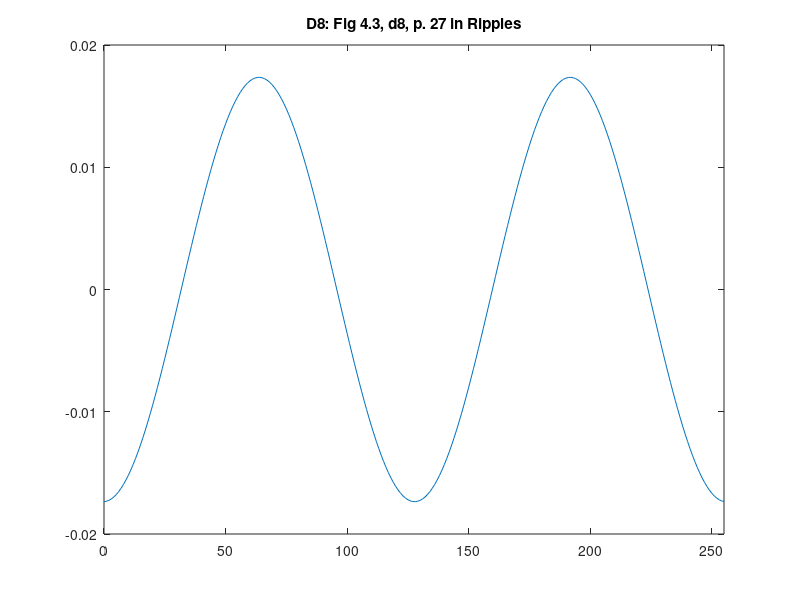
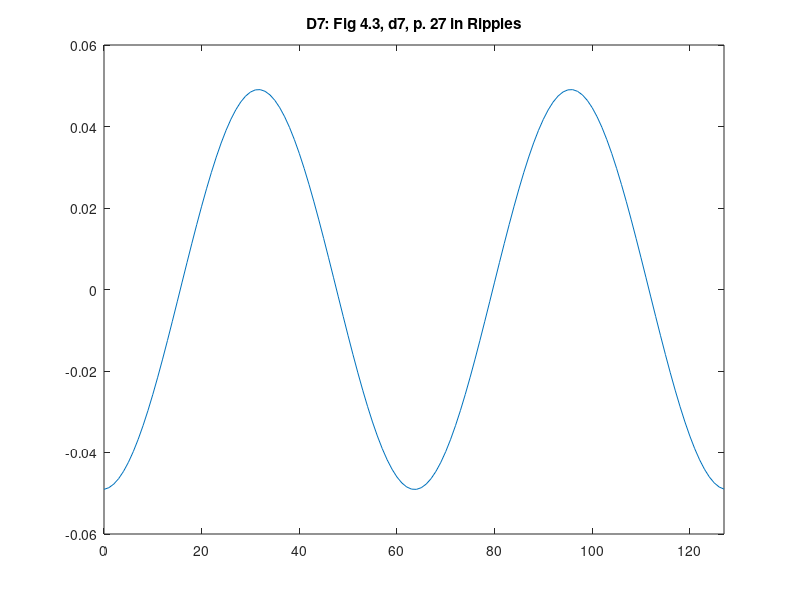
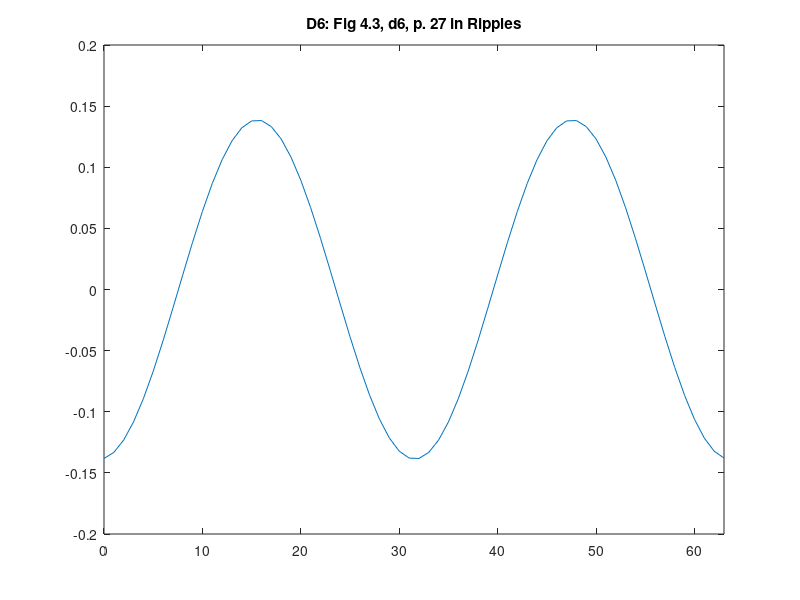
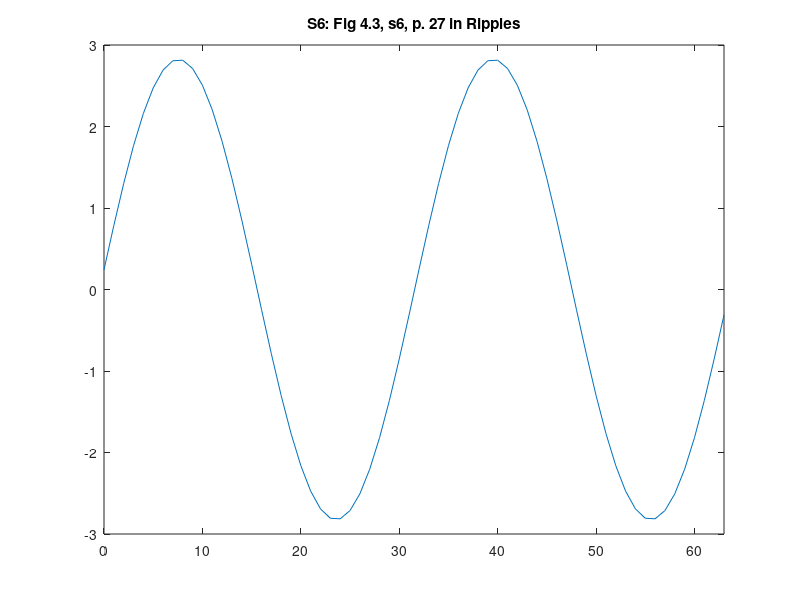

These charts were generated, in order, by the following MATLAB code:
%% ========================================================================
%% Programmatic octave notes on "Ripples in Mathematics" by A. Jensen
%% and A. la Cour-Harbo written with a deep gratitude to the authors for
%% this wonderful text.
%% 
%% Reconstruction of graphs on p.27, Ch 04.
%%
%% Author: Vladimir Kulyukin
%% 
%% NB: I have tested this code in Octave, not Matlab.
%%
%% The numbers below were computed by my Java OneDHaar class methods
%% available at https://github.com/VKEDCO/java/blob/master/haar/org.vkedco.wavelets.haar/OneDHaar.java
%% and https://github.com/VKEDCO/java/blob/master/haar/org.vkedco.wavelets.tests/RipplesInMathCh04.java
%% =========================================================================

t = [0:511];

y_fig_4_3_d8_p27 = [
-0.017353269107199996
-0.017321916522383546
-0.017248833923443972
-0.01713419737276341
-0.01697828303983344
-0.016781466535938518
-0.016544222009275723
-0.016267121002689743
-0.01595083107677686
-0.015596114201672194
-0.015203824921397496
-0.014774908295189326
-0.014310397620768977
-0.01381141194503726
-0.013279153368193254
-0.012714904147768758
-0.012120023609558276
-0.011495944872883619
-0.010844171398084385
-0.010166273364549937
-0.009463883888019765
-0.008738695086265102
-0.007992454002628522
-0.007226958397243124
-0.006444052416071981
-0.005645622148198233
-0.004833591082071319
-0.004009915471655274
-0.003176579623640764
-0.002335591117077376
-0.0014889759669394682
-6.387737432781892E-4
2.129673422805805E-4
0.001064195370858105
0.0019128596595747276
0.002756915701824673
0.0035943300926715572
0.004423085427499176
0.005241185162115423
0.006046658422602499
0.006837564753324707
0.007611998791656501
0.008368094858166473
0.009104031451204694
0.00981803563505819
0.010508387311108232
0.011173423361699932
0.011811541656736901
0.012421204913353977
0.013000944399365983
0.013549363471571175
0.014065140940389582
0.014547034252721722
0.014993882485369262
0.01540460914180061
0.015778224745524917
0.016113829223828053
0.016410614076126505
0.016667864321714947
0.016884960222220188
0.017061378774602554
0.017196694971116006
0.017290582823191777
0.017342816146770284
0.017353269107199934
0.017321916522383803
0.017248833923443913
0.017134197372763352
0.01697828303983336
0.016781466535938476
0.016544222009275644
0.016267121002689743
0.015950831076776823
0.015596114201672468
0.015203824921397416
0.014774908295189248
0.014310397620769135
0.01381141194503726
0.013279153368193254
0.01271490414776868
0.012120023609558198
0.01149594487288354
0.010844171398084307
0.010166273364549859
0.009463883888019843
0.00873869508626518
0.007992454002628444
0.007226958397243124
0.006444052416072216
0.005645622148198233
0.004833591082071398
0.004009915471655196
0.003176579623640764
0.002335591117077533
0.0014889759669393897
6.387737432781892E-4
-2.129673422805805E-4
-0.001064195370858105
-0.001912859659574649
-0.0027569157018245945
-0.0035943300926715572
-0.004423085427499097
-0.005241185162115344
-0.006046658422602421
-0.006837564753324707
-0.007611998791656344
-0.008368094858166473
-0.009104031451204773
-0.009818035635058111
-0.010508387311108624
-0.011173423361699854
-0.011811541656736901
-0.012421204913353977
-0.013000944399365747
-0.013549363471571175
-0.014065140940389582
-0.014547034252721644
-0.014993882485369262
-0.015404609141800573
-0.015778224745524917
-0.016113829223828643
-0.01641061407612619
-0.016667864321714947
-0.016884960222220188
-0.017061378774602242
-0.01719669497111664
-0.017290582823191777
-0.017342816146770287
-0.017353269107199937
-0.017321916522383487
-0.017248833923443924
-0.017134197372763352
-0.01697828303983336
-0.016781466535938438
-0.016544222009275644
-0.016267121002689705
-0.015950831076776823
-0.015596114201672194
-0.015203824921397416
-0.014774908295189248
-0.01431039762076882
-0.013811411945037731
-0.013279153368193254
-0.012714904147768758
-0.012120023609558198
-0.011495944872883619
-0.010844171398084385
-0.010166273364549859
-0.009463883888019765
-0.008738695086265102
-0.007992454002628444
-0.007226958397243045
-0.006444052416072216
-0.005645622148198233
-0.004833591082071398
-0.004009915471655274
-0.003176579623640764
-0.0023355911170774546
-0.0014889759669393897
-6.387737432781892E-4
2.129673422805805E-4
0.001064195370858105
0.001912859659574649
0.0027569157018247515
0.0035943300926717142
0.004423085427499333
0.005241185162115187
0.006046658422602185
0.006837564753324471
0.00761199879165603
0.00836809485816616
0.009104031451205008
0.009818035635058425
0.010508387311108624
0.011173423361700324
0.011811541656737293
0.01242120491335437
0.013000944399365277
0.013549363471570703
0.014065140940389034
0.014547034252721094
0.014993882485369812
0.015404609141801123
0.015778224745525503
0.016113829223828605
0.01641061407612678
0.016667864321715537
0.016884960222219577
0.01706137877460163
0.017196694971115385
0.01729058282319115
0.017342816146769663
0.017353269107200565
0.01732191652238411
0.01724883392344454
0.01713419737276398
0.016978283039833987
0.016781466535939066
0.016544222009275016
0.016267121002689115
0.015950831076776233
0.015596114201671644
0.015203824921396868
0.014774908295189798
0.01431039762076937
0.013811411945037731
0.013279153368193648
0.01271490414776923
0.012120023609557728
0.011495944872883149
0.010844171398083913
0.010166273364549467
0.00946388388801945
0.008738695086265494
0.00799245400262868
0.007226958397243359
0.006444052416072216
0.00564562214819839
0.004833591082071555
0.004009915471655117
0.003176579623640607
0.0023355911170772972
0.0014889759669393112
6.387737432781107E-4
-2.129673422805805E-4
-0.001064195370858105
-0.0019128596595747276
-0.0027569157018247515
-0.0035943300926717142
-0.004423085427499333
-0.005241185162115187
-0.006046658422602185
-0.006837564753324471
-0.00761199879165603
-0.008368094858166081
-0.009104031451205087
-0.009818035635058425
-0.010508387311108546
-0.011173423361700246
-0.011811541656737371
-0.012421204913354448
-0.013000944399365277
-0.01354936347157078
-0.014065140940389034
-0.014547034252721094
-0.014993882485369812
-0.015404609141801123
-0.015778224745525503
-0.016113829223828605
-0.01641061407612678
-0.016667864321715537
-0.016884960222219556
-0.01706137877460163
-0.017196694971115395
-0.01729058282319115
-0.017342816146769656
];


figure;
plot(0:1:255, y_fig_4_3_d8_p27);
title("D8: Fig 4.3, d8, p. 27 in Ripples");
xlim([0 255]);

y_fig_4_3_d7_p27 = [
-0.04904550470208658
-0.04863227384344307
-0.047750687602582144
-0.046409236136927164
-0.04462083835740445
-0.042402717512268644
-0.03977623531780623
-0.036766686233331375
-0.033403053861714625
-0.029717731821442696
-0.025746211778365728
-0.02152674164155185
-0.017099957215016028
-0.012508490852711891
-0.00779656088565971
-0.0030095457752448364
0.0018064529061707722
0.006605054458592284
0.011340045725887418
0.015965826153743066
0.02043784694792932
0.02471304010354362
0.028750233173438902
0.0325105457813979
0.035957764061409686
0.03905868941699677
0.041783458241846774
0.04410582952266639
0.04600343755448325
0.04745800733461338
0.04845553056092583
0.048986400539449124
0.04904550470208663
0.048632273843442916
0.04775068760258195
0.046409236136927476
0.04462083835740461
0.04240271751226841
0.039776235317806385
0.03676668623333169
0.033403053861714625
0.029717731821443168
0.025746211778365415
0.02152674164155169
0.017099957215016184
0.012508490852712047
0.00779656088565971
0.0030095457752448364
-0.0018064529061707722
-0.006605054458592441
-0.011340045725887418
-0.01596582615374291
-0.02043784694792932
-0.02471304010354362
-0.028750233173438902
-0.03251054578139759
-0.03595776406140961
-0.0390586894169974
-0.0417834582418467
-0.044105829522666
-0.046003437554483446
-0.04745800733461342
-0.04845553056092601
-0.04898640053944869
-0.049045504702086413
-0.04863227384344382
-0.04775068760258195
-0.046409236136927046
-0.0446208383574043
-0.04240271751226841
-0.03977623531780647
-0.036766686233331375
-0.033403053861714625
-0.029717731821443168
-0.025746211778365415
-0.02152674164155185
-0.017099957215016184
-0.012508490852711891
-0.007796560885659553
-0.0030095457752448364
0.0018064529061707722
0.006605054458592441
0.011340045725887574
0.01596582615374275
0.020437846947929477
0.024713040103543936
0.028750233173438902
0.03251054578139759
0.03595776406141016
0.03905868941699685
0.04178345824184748
0.044105829522666076
0.04600343755448309
0.0474580073346142
0.048455530560925615
0.04898640053944869
0.0490455047020864
0.04863227384344295
0.04775068760258195
0.046409236136927046
0.04462083835740437
0.04240271751226935
0.03977623531780615
0.036766686233331375
0.033403053861714466
0.029717731821442696
0.025746211778366043
0.02152674164155169
0.017099957215015872
0.012508490852712205
0.007796560885659553
0.0030095457752446794
-0.0018064529061707722
-0.006605054458592284
-0.011340045725887574
-0.01596582615374291
-0.02043784694792932
-0.024713040103543936
-0.028750233173438902
-0.03251054578139759
-0.03595776406141016
-0.039058689416996695
-0.041783458241847406
-0.044105829522666076
-0.046003437554483134
-0.0474580073346142
-0.048455530560925594
-0.04898640053944869
];

figure;
plot(0:1:127, y_fig_4_3_d7_p27);
title("D7: Fig 4.3, d7, p. 27 in Ripples");
xlim([0 127]);

y_fig_4_3_d6_p27 = [
-0.1382205356729931
-0.13324253778085945
-0.12314410388508332
-0.10831331113701251
-0.08932009858475111
-0.06689436473516598
-0.041897917963600595
-0.015291357701316859
0.011902840861936378
0.03863961992605535
0.06389150006576436
0.08668806568871212
0.10615325756246972
0.12153903927953467
0.13225414387696569
0.13788679589418307
0.1382205356729931
0.13324253778085923
0.12314410388508332
0.10831331113701283
0.08932009858475126
0.06689436473516598
0.041897917963600435
0.015291357701316859
-0.01190284086193622
-0.03863961992605488
-0.06389150006576436
-0.08668806568871212
-0.10615325756247004
-0.12153903927953467
-0.13225414387696544
-0.13788679589418357
-0.13822053567299325
-0.13324253778085893
-0.12314410388508293
-0.10831331113701298
-0.08932009858475126
-0.06689436473516583
-0.041897917963600435
-0.015291357701317173
0.01190284086193622
0.03863961992605519
0.06389150006576451
0.08668806568871165
0.10615325756246989
0.121539039279535
0.13225414387696582
0.13788679589418265
0.13822053567299264
0.1332425377808602
0.12314410388508332
0.10831331113701204
0.08932009858475064
0.06689436473516598
0.041897917963600595
0.015291357701317015
-0.011902840861936378
-0.03863961992605519
-0.06389150006576436
-0.08668806568871165
-0.10615325756247004
-0.121539039279535
-0.13225414387696582
-0.13788679589418262
];

figure;
plot(0:1:63, y_fig_4_3_d6_p27);
title("D6: Fig 4.3, d6, p. 27 in Ripples");
xlim([0 63]);

y_fig_4_3_s6_p27 = [
0.24228789181051738
0.7865275324466248
1.30054136110053
1.7645761145993404
2.1607991975997836
2.473983979226618
2.692094943957973
2.8067502097372614
2.8135436389999984
2.7122141640694157
2.506655819840873
2.2047680982046236
1.818152375002565
1.3616660756607568
0.8528517126624386
0.3112627366312535
-0.242287891810517
-0.7865275324466247
-1.3005413611005299
-1.7645761145993402
-2.1607991975997836
-2.473983979226618
-2.692094943957973
-2.8067502097372614
-2.8135436389999984
-2.712214164069416
-2.506655819840873
-2.2047680982046236
-1.8181523750025657
-1.3616660756607575
-0.8528517126624388
-0.3112627366312537
0.24228789181051652
0.7865275324466239
1.30054136110053
1.7645761145993402
2.1607991975997836
2.473983979226618
2.692094943957973
2.806750209737261
2.8135436389999984
2.7122141640694166
2.506655819840873
2.204768098204624
1.8181523750025657
1.3616660756607573
0.8528517126624395
0.31126273663125437
-0.24228789181051674
-0.7865275324466237
-1.3005413611005292
-1.7645761145993395
-2.1607991975997836
-2.473983979226618
-2.692094943957973
-2.806750209737261
-2.8135436389999984
-2.7122141640694166
-2.5066558198408737
-2.204768098204624
-1.8181523750025663
-1.3616660756607575
-0.8528517126624399
-0.3112627366312547
];

figure;
plot(0:1:63, y_fig_4_3_s6_p27);
title("S6: Fig 4.3, s6, p. 27 in Ripples");
xlim([0 63]);
